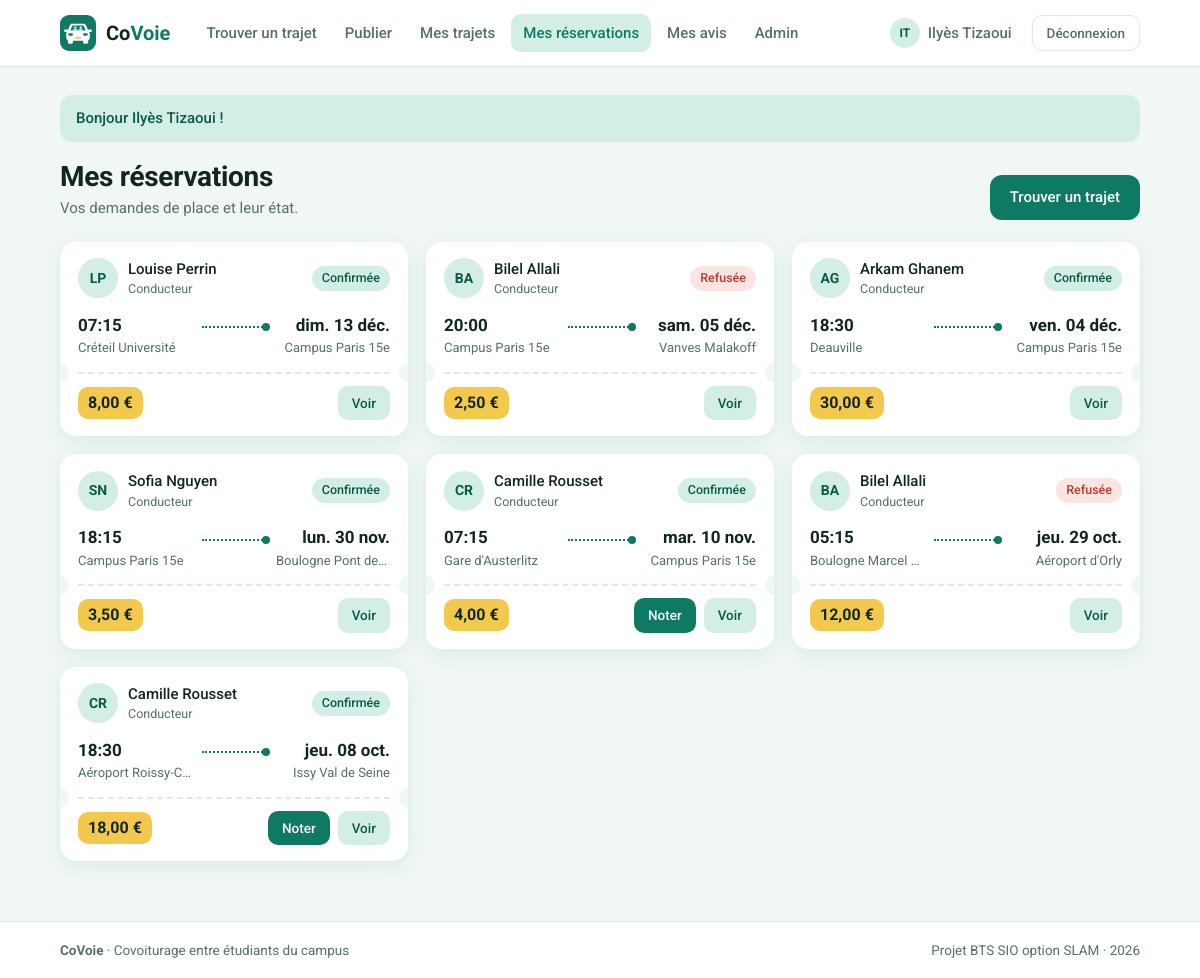
The app's page /index.php?page=mes-reservations (signed in) with its own data.
### tables this page shows
CREATE TABLE reservations (
    id               INT(11)     NOT NULL AUTO_INCREMENT,
    statut           VARCHAR(12) NOT NULL DEFAULT 'En attente',
    date_reservation DATETIME    NOT NULL,
    id_trajet        INT(11)     NOT NULL,
    id_passager      INT(11)     NOT NULL,

    PRIMARY KEY (id),

     
    UNIQUE KEY une_seule_demande (id_trajet, id_passager),

    CONSTRAINT fk_reservation_trajet
        FOREIGN KEY (id_trajet) REFERENCES trajets (id) ON DELETE CASCADE,
    CONSTRAINT fk_reservation_passager
        FOREIGN KEY (id_passager) REFERENCES utilisateurs (id) ON DELETE CASCADE
);

CREATE TABLE utilisateurs (
    id               INT(11)      NOT NULL AUTO_INCREMENT,
    nom              VARCHAR(100) NOT NULL,
    email            VARCHAR(180) NOT NULL,
    mot_de_passe     VARCHAR(255) NOT NULL,
    role             VARCHAR(10)  NOT NULL DEFAULT 'membre',
    date_inscription DATETIME     NOT NULL,

    PRIMARY KEY (id),
    UNIQUE KEY email_unique (email)
);

CREATE TABLE trajets (
    id               INT(11)      NOT NULL AUTO_INCREMENT,
    origine          VARCHAR(120) NOT NULL,
    destination      VARCHAR(120) NOT NULL,
    date_heure       DATETIME     NOT NULL,
    places_totales   INT(2)       NOT NULL,
    places_restantes INT(2)       NOT NULL,
    statut           VARCHAR(10)  NOT NULL DEFAULT 'Ouvert',
    prix             DECIMAL(6,2) NOT NULL DEFAULT 0.00,
    id_conducteur    INT(11)      NOT NULL,

    PRIMARY KEY (id),
    KEY recherche (statut, date_heure),

    CONSTRAINT fk_trajet_conducteur
        FOREIGN KEY (id_conducteur) REFERENCES utilisateurs (id)
        ON DELETE CASCADE
);

### includes/fonctions.php (called while the page is built, shortened)
<?php
function afficherVue(string $vue, array $donnees = []): void
{
    extract($donnees);
    require 'vues/gabarit/en-tete.php';
    require 'vues/' . $vue . '.php';
    require 'vues/gabarit/pied.php';
}
function e($texte): string
{
    return htmlspecialchars((string) $texte, ENT_QUOTES, 'UTF-8');
}
function formaterHeure(string $date): string
{
    return date('H:i', strtotime($date));
}
function formaterJour(string $date): string
{
    $jours = ['dim.', 'lun.', 'mar.', 'mer.', 'jeu.', 'ven.', 'sam.'];
    $mois = ['janv.', 'févr.', 'mars', 'avr.', 'mai', 'juin', 'juil.', 'août', 'sept.', 'oct.', 'nov.', 'déc.'];
    $horodatage = strtotime($date);
    $jour = $jours[(int) date('w', $horodatage)];
    $nomMois = $mois[(int) date('n', $horodatage) - 1];
    return $jour . ' ' . date('d', $horodatage) . ' ' . $nomMois;
}
function formaterPrix(float $prix): string
{
    return number_format($prix, 2, ',', ' ') . ' €';
}
function initiales(string $nom): string
{
    $initiales = '';
    foreach (explode(' ', $nom) as $mot) {
        if ($mot !== '') {
            $initiales .= mb_strtoupper(mb_substr($mot, 0, 1));
        }
    }
    return mb_substr($initiales, 0, 2);
}
function libelleStatut(string $statut): string
{
    $libelles = [
        'Ouvert' => 'Ouvert',
        'Complet' => 'Complet',
        'Termine' => 'Terminé',
        'En attente' => 'En attente',
        'Confirmee' => 'Confirmée',
        'Refusee' => 'Refusée'
    ];
    if (isset($libelles[$statut])) {
        return $libelles[$statut];
    }
    return $statut;
}
function classeStatut(string $statut): string
{
    return 'statut-' . strtolower(str_replace(' ', '-', $statut));
}

### controleurs/ReservationController.php (called while the page is built, shortened)
<?php
class ReservationController
{
    public function mesReservations(): void
    {
        $idConnecte = proteger();
        afficherVue('reservations/mes-reservations', [
            'titre' => 'Mes réservations',
            'reservations' => Reservation::listerParPassager($idConnecte)
        ]);
    }
}

### index.php (called while the page is built, shortened)
<?php
require_once 'includes/connexion.php';
require_once 'includes/fonctions.php';
require_once 'includes/routes.php';
require_once 'controleurs/ReservationController.php';
$page = 'accueil';
if (isset($_GET['page']) && is_string($_GET['page'])) {
    $page = $_GET['page'];
}
$nomMethode = $routes[$page][1];
$controleur = new $nomControleur();
$controleur->$nomMethode();

### includes/connexion.php (called while the page is built)
<?php
function connexionBdd(): PDO
{
    static $pdo = null;
    if ($pdo === null) {
        $dsn = 'mysql:host=' . BDD_HOTE . ';port=' . BDD_PORT . ';dbname=' . BDD_NOM . ';charset=utf8mb4';
        try {
            $pdo = new PDO($dsn, BDD_UTILISATEUR, BDD_MOT_DE_PASSE, [
                PDO::ATTR_ERRMODE => PDO::ERRMODE_EXCEPTION,
                PDO::ATTR_DEFAULT_FETCH_MODE => PDO::FETCH_ASSOC,
                PDO::ATTR_EMULATE_PREPARES => false
            ]);
        } catch (PDOException $erreur) {
            afficherErreur(500, 'Base de données inaccessible : lancez WAMP et importez sql/covoiturage.sql.');
        }
    }
    return $pdo;
}
function requete(string $sql, array $parametres = []): PDOStatement
{
    $resultat = connexionBdd()->prepare($sql);
    $resultat->execute($parametres);
    return $resultat;
}

### modeles/Reservation.php (called while the page is built, shortened)
<?php
class Reservation
{
    public static function listerParPassager(int $idPassager): array
    {
        $sql = "SELECT r.id, r.statut, r.date_reservation,
                       t.id AS id_trajet, t.origine, t.destination, t.date_heure, t.prix,
                       t.statut AS statut_trajet, u.nom AS nom_conducteur, t.id_conducteur
                FROM reservations r
                JOIN trajets t ON t.id = r.id_trajet
                JOIN utilisateurs u ON u.id = t.id_conducteur
                WHERE r.id_passager = ?
                ORDER BY t.date_heure DESC";
        return requete($sql, [$idPassager])->fetchAll();
    }
}

### vues/reservations/mes-reservations.php (the view, shortened to what this page needs)
<div class="titre-page">
    <div>
        <h1>Mes réservations</h1>
        <p>Vos demandes de place et leur état.</p>
    </div>
    <a class="bouton" href="index.php?page=trajets">Trouver un trajet</a>
</div>
<?php if (count($reservations) === 0) { ?>
    <div class="vide"><b>Aucune réservation</b>Cherchez un trajet et demandez une place.</div>
<?php } else { ?>
    <div class="grille-billets">
        <?php foreach ($reservations as $r) { ?>
            <article class="billet">
                <div class="billet-haut">
                    <div class="conducteur">
                        <span class="avatar"><?= e(initiales($r['nom_conducteur'])) ?></span>
                        <div>
                            <span class="nom"><?= e($r['nom_conducteur']) ?></span>
                            <small>Conducteur</small>
                        </div>
                        <span class="statut <?= classeStatut($r['statut']) ?>"><?= libelleStatut($r['statut']) ?></span>
                    </div>
                    <div class="horaire">
                        <div class="lieu">
                            <b><?= formaterHeure($r['date_heure']) ?></b>
                            <span><?= e($r['origine']) ?></span>
                        </div>
                        <div class="trait"></div>
                        <div class="lieu arrivee">
                            <b><?= formaterJour($r['date_heure']) ?></b>
                            <span><?= e($r['destination']) ?></span>
                        </div>
                    </div>
                </div>
                <div class="decoupe"></div>
                <div class="billet-bas">
                    <span class="tampon"><?= formaterPrix((float) $r['prix']) ?></span>
                    <div class="actions">
                        <?php if ($r['statut'] === 'Confirmee' && $r['statut_trajet'] === 'Termine') { ?>
                            <a class="bouton bouton-petit" href="index.php?page=noter&amp;id=<?= $r['id_trajet'] ?>">Noter</a>
                        <?php } ?>
                        <a class="bouton bouton-secondaire bouton-petit" href="index.php?page=trajet&amp;id=<?= $r['id_trajet'] ?>">Voir</a>
                    </div>
                </div>
            </article>
        <?php } ?>
    </div>
<?php } ?>

### css/style.css (style rules this page uses)
:root { --fond: #f0f7f4; --surface: #ffffff; --encre: #10261f; --gris: #56706a; --bord: #dcebe5; --primaire: #0f7a63; --primaire-fonce: #0b5a49; --clair: #d3eee5; --champ: #f9fcfb; --jaune: #f2c94c; --jaune-clair: #fdf3d3; --rouge: #c0392b; --rouge-clair: #fbe5e2; --etoile: #e8a917; --ombre: 0 6px 20px rgba(15, 122, 99, .09); --rayon: 16px; }
* { box-sizing: border-box; }
body { margin: 0; font-family: "Roboto", Arial, sans-serif; font-size: 15px; line-height: 1.5; color: var(--encre); background: var(--fond); min-height: 100vh; display: flex; flex-direction: column; }
a { color: var(--primaire); text-decoration: none; }
h1, h2, h3 { margin: 0 0 12px; line-height: 1.2; }
h1 { font-size: 28px; letter-spacing: -.3px; }
p { margin: 0 0 12px; }
.titre-page { display: flex; align-items: flex-end; justify-content: space-between; gap: 16px; flex-wrap: wrap; margin-bottom: 22px; }
.titre-page h1 { margin-bottom: 4px; }
.titre-page p { margin: 0; color: var(--gris); }
.bouton { display: inline-flex; align-items: center; justify-content: center; gap: 6px; background: var(--primaire); color: #fff; border: none; border-radius: 12px; padding: 11px 20px; font: inherit; font-weight: 500; cursor: pointer; transition: background .15s; }
.bouton-secondaire { background: var(--clair); color: var(--primaire-fonce); }
.bouton-petit { padding: 7px 14px; font-size: 13.5px; border-radius: 10px; }
.actions { display: flex; flex-wrap: wrap; gap: 8px; align-items: center; }
.avatar { width: 40px; height: 40px; flex: none; border-radius: 50%; background: var(--clair); color: var(--primaire-fonce); display: grid; place-items: center; font-weight: 700; font-size: 14px; }
.grille-billets { display: grid; grid-template-columns: repeat(auto-fill, minmax(320px, 1fr)); gap: 18px; }
.billet { background: var(--surface); border-radius: var(--rayon); box-shadow: var(--ombre); overflow: hidden; display: flex; flex-direction: column; }
.billet-haut { padding: 16px 18px 14px; }
.billet-bas { padding: 12px 18px 16px; display: flex; align-items: center; justify-content: space-between; gap: 10px; margin-top: auto; }
.decoupe { position: relative; border-top: 2px dashed var(--bord); margin: 0 18px; }
.decoupe::before, .decoupe::after { content: ""; position: absolute; top: -11px; width: 20px; height: 20px; border-radius: 50%; background: var(--fond); }
.decoupe::before { left: -29px; }
.decoupe::after { right: -29px; }
.conducteur { display: flex; align-items: center; gap: 10px; }
.conducteur .nom { font-weight: 500; color: var(--encre); }
.conducteur small { display: block; color: var(--gris); font-size: 12.5px; }
.conducteur .statut { margin-left: auto; }
.horaire { display: flex; align-items: center; gap: 10px; margin-top: 14px; }
.horaire .lieu { flex: 1; min-width: 0; }
.horaire .lieu b { display: block; font-size: 17px; }
.horaire .lieu span { display: block; color: var(--gris); font-size: 13px; white-space: nowrap; overflow: hidden; text-overflow: ellipsis; }
.horaire .lieu.arrivee { text-align: right; }
.horaire .trait { flex: 0 0 64px; border-bottom: 2px dotted var(--primaire); position: relative; top: -8px; }
.horaire .trait::after { content: ""; position: absolute; right: -4px; top: -3px; width: 8px; height: 8px; border-radius: 50%; background: var(--primaire); }
.tampon { background: var(--jaune); color: var(--encre); border-radius: 10px; padding: 4px 10px; font-weight: 700; font-size: 16px; white-space: nowrap; }
.statut { display: inline-block; padding: 3px 10px; border-radius: 999px; font-size: 12.5px; font-weight: 500; white-space: nowrap; }
.statut-ouvert, .statut-confirmee { background: var(--clair); color: var(--primaire-fonce); }
.statut-refusee { background: var(--rouge-clair); color: var(--rouge); }

### records on screen
reservations: utilisateurs.nom "LP", utilisateurs.nom "Louise Perrin", statut "Confirmée", id_trajet.date_heure "07:15", id_trajet.origine "Créteil Université", id_trajet.date_heure "dim. 13 déc.", id_trajet.destination "Campus Paris 15e", id_trajet.prix "8,00 €"
reservations: utilisateurs.nom "BA", utilisateurs.nom "Bilel Allali", statut "Refusée", id_trajet.date_heure "20:00", id_trajet.origine "Campus Paris 15e", id_trajet.date_heure "sam. 05 déc.", id_trajet.destination "Vanves Malakoff", id_trajet.prix "2,50 €"
reservations: utilisateurs.nom "AG", utilisateurs.nom "Arkam Ghanem", statut "Confirmée", id_trajet.date_heure "18:30", id_trajet.origine "Deauville", id_trajet.date_heure "ven. 04 déc.", id_trajet.destination "Campus Paris 15e", id_trajet.prix "30,00 €"
reservations: utilisateurs.nom "SN", utilisateurs.nom "Sofia Nguyen", statut "Confirmée", id_trajet.date_heure "18:15", id_trajet.origine "Campus Paris 15e", id_trajet.date_heure "lun. 30 nov.", id_trajet.destination "Boulogne Pont de…", id_trajet.prix "3,50 €"
reservations: utilisateurs.nom "CR", utilisateurs.nom "Camille Rousset", statut "Confirmée", id_trajet.date_heure "07:15", id_trajet.origine "Gare d'Austerlitz", id_trajet.date_heure "mar. 10 nov.", id_trajet.destination "Campus Paris 15e", id_trajet.prix "4,00 €"
reservations: utilisateurs.nom "BA", utilisateurs.nom "Bilel Allali", statut "Refusée", id_trajet.date_heure "05:15", id_trajet.origine "Boulogne Marcel…", id_trajet.date_heure "jeu. 29 oct.", id_trajet.destination "Aéroport d'Orly", id_trajet.prix "12,00 €"
reservations: utilisateurs.nom "CR", utilisateurs.nom "Camille Rousset", statut "Confirmée", id_trajet.date_heure "18:30", id_trajet.origine "Aéroport Roissy-C…", id_trajet.date_heure "jeu. 08 oct.", id_trajet.destination "Issy Val de Seine", id_trajet.prix "18,00 €"

### other values on screen
initiales(nomConnecte()) "IT"
nomConnecte() "Ilyès Tizaoui"
$message['texte'] "Bonjour Ilyès Tizaoui !"
SLOGAN_APPLICATION "Covoiturage entre étudiants du campus"
